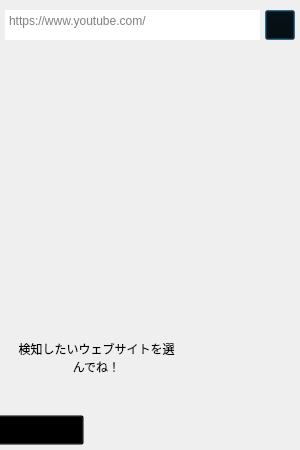
<?xml version="1.0" encoding="UTF-8"?>
<ui version="4.0">
 <class>WebsiteSelectionPopup</class>
 <widget class="QDialog" name="WebsiteSelectionPopup">
  <property name="geometry">
   <rect>
    <x>0</x>
    <y>0</y>
    <width>300</width>
    <height>450</height>
   </rect>
  </property>
  <property name="windowTitle">
   <string>ウェブサイト選択画面</string>
  </property>
  <property name="styleSheet">
   <string notr="true"/>
  </property>
  <widget class="QFrame" name="mainFrame">
   <property name="geometry">
    <rect>
     <x>0</x>
     <y>0</y>
     <width>300</width>
     <height>450</height>
    </rect>
   </property>
   <property name="autoFillBackground">
    <bool>false</bool>
   </property>
   <property name="styleSheet">
    <string notr="true"/>
   </property>
   <property name="frameShape">
    <enum>QFrame::NoFrame</enum>
   </property>
   <property name="frameShadow">
    <enum>QFrame::Raised</enum>
   </property>
   <widget class="QLabel" name="backgroundLabel">
    <property name="geometry">
     <rect>
      <x>0</x>
      <y>0</y>
      <width>300</width>
      <height>450</height>
     </rect>
    </property>
    <property name="text">
     <string/>
    </property>
    <property name="pixmap">
     <pixmap resource="../files.qrc">:/image/images/backgrounds/sky.png</pixmap>
    </property>
    <property name="scaledContents">
     <bool>true</bool>
    </property>
   </widget>
   <widget class="QLabel" name="osanaLabel">
    <property name="geometry">
     <rect>
      <x>150</x>
      <y>290</y>
      <width>150</width>
      <height>225</height>
     </rect>
    </property>
    <property name="text">
     <string/>
    </property>
    <property name="pixmap">
     <pixmap resource="../files.qrc">:/image/images/character/key_visual.png</pixmap>
    </property>
    <property name="scaledContents">
     <bool>true</bool>
    </property>
   </widget>
   <widget class="QListView" name="urlView">
    <property name="geometry">
     <rect>
      <x>10</x>
      <y>60</y>
      <width>280</width>
      <height>220</height>
     </rect>
    </property>
    <property name="cursor" stdset="0">
     <cursorShape>ArrowCursor</cursorShape>
    </property>
    <property name="styleSheet">
     <string notr="true">QListView {
	background: transparent;
	font-size: 20px;
	line-height: 25px;
	border: 0;
	outline: none;
}
QListView::item{
	padding: 5px;
	border: .3px solid white;
	border-radius: 5px;
	margin-bottom: 5px;
	background-color: rgba(255, 225, 148, 0.2);
}
QListView::item:hover{
	background-color: rgba(255, 225, 148, 0.4);
}
QListView::item:selected{
	background-color: rgba(255, 225, 148, 0.6);
}</string>
    </property>
    <property name="horizontalScrollBarPolicy">
     <enum>Qt::ScrollBarAlwaysOff</enum>
    </property>
    <property name="editTriggers">
     <set>QAbstractItemView::NoEditTriggers</set>
    </property>
    <property name="defaultDropAction">
     <enum>Qt::IgnoreAction</enum>
    </property>
    <property name="selectionMode">
     <enum>QAbstractItemView::MultiSelection</enum>
    </property>
    <property name="viewMode">
     <enum>QListView::ListMode</enum>
    </property>
    <property name="itemAlignment">
     <set>Qt::AlignCenter</set>
    </property>
   </widget>
   <widget class="QLabel" name="fukidashiLabel">
    <property name="geometry">
     <rect>
      <x>0</x>
      <y>300</y>
      <width>200</width>
      <height>111</height>
     </rect>
    </property>
    <property name="text">
     <string/>
    </property>
    <property name="pixmap">
     <pixmap resource="../files.qrc">:/image/images/sentences/fukidashi.png</pixmap>
    </property>
    <property name="scaledContents">
     <bool>true</bool>
    </property>
   </widget>
   <widget class="QTextBrowser" name="fukidashiText">
    <property name="geometry">
     <rect>
      <x>11</x>
      <y>336</y>
      <width>171</width>
      <height>40</height>
     </rect>
    </property>
    <property name="styleSheet">
     <string notr="true">QTextBrowser {
	background-color: transparent;
	font: 75 14px &quot;UD デジタル 教科書体 N-B&quot;;
	border: 0;
}</string>
    </property>
    <property name="verticalScrollBarPolicy">
     <enum>Qt::ScrollBarAlwaysOff</enum>
    </property>
    <property name="horizontalScrollBarPolicy">
     <enum>Qt::ScrollBarAlwaysOff</enum>
    </property>
    <property name="html">
     <string>&lt;!DOCTYPE HTML PUBLIC &quot;-//W3C//DTD HTML 4.0//EN&quot; &quot;http://www.w3.org/TR/REC-html40/strict.dtd&quot;&gt;
&lt;html&gt;&lt;head&gt;&lt;meta name=&quot;qrichtext&quot; content=&quot;1&quot; /&gt;&lt;style type=&quot;text/css&quot;&gt;
p, li { white-space: pre-wrap; }
&lt;/style&gt;&lt;/head&gt;&lt;body style=&quot; font-family:'UD デジタル 教科書体 N-B'; font-size:14px; font-weight:72; font-style:normal;&quot;&gt;
&lt;p align=&quot;center&quot; style=&quot; margin-top:0px; margin-bottom:0px; margin-left:0px; margin-right:0px; -qt-block-indent:0; text-indent:0px;&quot;&gt;&lt;span style=&quot; font-size:9pt;&quot;&gt;検知したいウェブサイトを選んでね！&lt;/span&gt;&lt;/p&gt;&lt;/body&gt;&lt;/html&gt;</string>
    </property>
   </widget>
   <widget class="QTextEdit" name="urlAdditionEdit">
    <property name="geometry">
     <rect>
      <x>5</x>
      <y>10</y>
      <width>255</width>
      <height>30</height>
     </rect>
    </property>
    <property name="cursor" stdset="0">
     <cursorShape>IBeamCursor</cursorShape>
    </property>
    <property name="styleSheet">
     <string notr="true">QTextEdit {
	font: 75 8pt &quot;UD デジタル 教科書体 NK-B&quot;;
	border-radius: 5px;
}
QTextEdit:focused {
	border: yellow;
}</string>
    </property>
    <property name="verticalScrollBarPolicy">
     <enum>Qt::ScrollBarAlwaysOff</enum>
    </property>
    <property name="horizontalScrollBarPolicy">
     <enum>Qt::ScrollBarAlwaysOff</enum>
    </property>
    <property name="lineWrapMode">
     <enum>QTextEdit::NoWrap</enum>
    </property>
    <property name="placeholderText">
     <string notr="true">https://www.youtube.com/</string>
    </property>
   </widget>
   <widget class="QPushButton" name="addButton">
    <property name="geometry">
     <rect>
      <x>265</x>
      <y>10</y>
      <width>30</width>
      <height>30</height>
     </rect>
    </property>
    <property name="cursor">
     <cursorShape>PointingHandCursor</cursorShape>
    </property>
    <property name="contextMenuPolicy">
     <enum>Qt::NoContextMenu</enum>
    </property>
    <property name="styleSheet">
     <string notr="true">QPushButton {
	background-color: transparent;
}</string>
    </property>
    <property name="text">
     <string/>
    </property>
    <property name="icon">
     <iconset resource="../files.qrc">
      <normaloff>:/image/images/icons/add.png</normaloff>:/image/images/icons/add.png</iconset>
    </property>
    <property name="iconSize">
     <size>
      <width>30</width>
      <height>30</height>
     </size>
    </property>
   </widget>
   <widget class="QPushButton" name="exitButton">
    <property name="geometry">
     <rect>
      <x>-6</x>
      <y>415</y>
      <width>90</width>
      <height>30</height>
     </rect>
    </property>
    <property name="cursor">
     <cursorShape>PointingHandCursor</cursorShape>
    </property>
    <property name="contextMenuPolicy">
     <enum>Qt::NoContextMenu</enum>
    </property>
    <property name="styleSheet">
     <string notr="true">QPushButton {
	background-color: transparent;
}</string>
    </property>
    <property name="text">
     <string/>
    </property>
    <property name="icon">
     <iconset resource="../files.qrc">
      <normaloff>:/image/images/icons/return.png</normaloff>:/image/images/icons/return.png</iconset>
    </property>
    <property name="iconSize">
     <size>
      <width>90</width>
      <height>30</height>
     </size>
    </property>
   </widget>
  </widget>
 </widget>
 <resources>
  <include location="../files.qrc"/>
 </resources>
 <connections/>
</ui>
